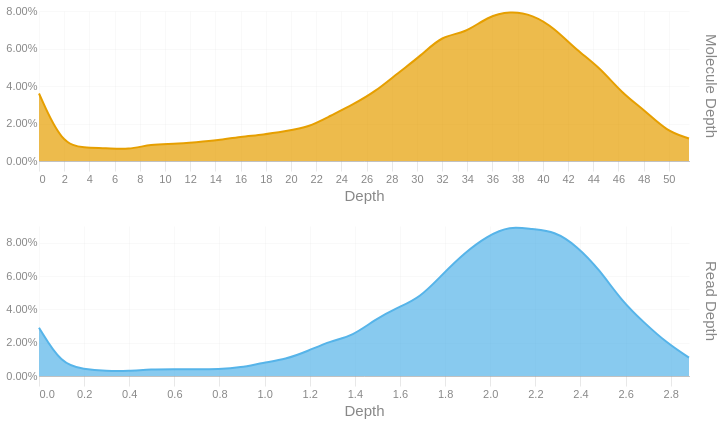

Here is the notebook cell this chart was saved with:
### Code cell
readdep = depth_hist(tb['Read Depth'], q99, 3)
readdep = readdep.with_columns(pl.lit('Read Depth').alias('Metric'))
if not SKIPLR:
    moldep = depth_hist(tb['Molecule Depth'], mol_q99, 1)
    moldep = moldep.with_columns(pl.lit('Molecule Depth').alias('Metric'))
    _hist = pl.concat([readdep, moldep])
    _hist = _hist.filter(pl.col('Proportion') != 0)
    with SafeRender(_hist):
        (
            alt.Chart(_hist)        
            .mark_area(interpolate = "basis")
            .encode(
                x=alt.X('Bin:Q').scale(domainMin=0).axis(alt.Axis(title='Depth')),
                y = alt.Y('Proportion:Q', title = None).axis(format = '.2%'),
                color = alt.Color('Metric:N').legend(None),
                row = alt.Row("Metric:N").header(title = None, labelOrient = 'right'),
                tooltip = [
                    alt.Tooltip("Metric:N", title = "Metric"),
                    alt.Tooltip('Interval:N', title = "Depth Interval"),
                    alt.Tooltip('Proportion:Q', title = "% Alignments").format('.2%')
                ]
            )
            .resolve_scale(x='independent', y='independent')
            .properties(
                height = 150, width = 650,
                usermeta={'embedOptions': {'downloadFileName': f'{samplename}.depth.hist'}}
            )
        ).display()
else:
    readdep = readdep.filter(pl.col('Proportion') != 0)
    with SafeRender(readdep):
        (
            alt.Chart(readdep)        
            .mark_area(interpolate = "basis")
            .encode(
                x=alt.X('Bin:Q').scale(domainMin=0).axis(alt.Axis(title='Depth')),
                y = alt.Y('Proportion:Q', title = None).axis(format = '.2%'),
                tooltip = [
                    alt.Tooltip('Interval:N', title = "Depth Interval"),
                    alt.Tooltip('Proportion:Q', title = "% Alignments").format('.2%')
                ]
            )
            .properties(
                usermeta={'embedOptions': {'downloadFileName': f'{samplename}.depth.hist'}}
            )
        ).display()

### Figure 1 — Vega-Lite specification as saved in the notebook (floating-point values rounded to 4 significant figures)
{"width": 650, "height": 150, "config": {"title": {"anchor": "start", "dy": -15, "fontSize": 18, "color": "#888888", "subtitleColor": "#888888", "subtitleFontSize": 14}, "arc": {"fill": "#0072B2"}, "axis": {"domainColor": "#888888", "domainWidth": 0.5, "gridWidth": 0.2, "grid": false, "titleFontWeight": 400, "titleFontSize": 15, "labelFontSize": 11, "labelColor": "#888888", "tickColor": "#888888", "tickWidth": 0.2, "titleColor": "#888888"}, "axisBand": {"grid": false}, "axisX": {"grid": true, "tickSize": 10, "domainCap": "round"}, "axisY": {"domain": false, "grid": true, "tickSize": 0, "domainCap": "round"}, "background": "transparent", "header": {"labelFontSize": 15, "labelColor": "#888888", "titleFontSize": 15, "titleFontWeight": 600, "titleColor": "#888888"}, "legend": {"labelFont": "sans-serif", "labelFontSize": 12, "labelColor": "#888888", "symbolSize": 100, "symbolType": "circle", "titleFontSize": 12, "titlePadding": 10, "titleColor": "#888888", "title": null}, "range": {"category": ["#E69F00", "#56B4E9", "#009E73", "#F0E442", "#0072B2", "#D55E00", "#CC79A7", "#000000"], "diverging": ["#cfe8f3", "#a2d4ec", "#73bfe2", "#46abdb", "#1696d2", "#12719e"]}, "area": {"fill": "#0072B2", "fillOpacity": 0.7, "line": true, "strokeOpacity": 0.7}, "line": {"color": "#0072B2", "stroke": "#0072B2", "strokeWidth": 2}, "trail": {"color": "#0072B2", "stroke": "#0072B2", "strokeWidth": 0, "size": 1}, "point": {"filled": true, "fillOpacity": 1.0, "size": 95}, "text": {"color": "#888888", "fontSize": 11, "align": "right", "fontWeight": 400, "size": 11}, "bar": {"fill": "#0072B2", "stroke": null}, "view": {"stroke": null, "continuousWidth": 660, "continuousHeight": 400}}, "data": {"name": "data-2a158d23d92f8c12ee6e212f5e0564bf"}, "mark": {"type": "area", "interpolate": "basis"}, "encoding": {"color": {"field": "Metric", "legend": null, "type": "nominal"}, "row": {"field": "Metric", "header": {"title": null, "labelOrient": "right"}, "type": "nominal"}, "tooltip": [{"field": "Metric", "title": "Metric", "type": "nominal"}, {"field": "Interval", "title": "Depth Interval", "type": "nominal"}, {"field": "Proportion", "format": ".2%", "title": "% Alignments", "type": "quantitative"}], "x": {"axis": {"title": "Depth"}, "field": "Bin", "scale": {"domainMin": 0}, "type": "quantitative"}, "y": {"axis": {"format": ".2%"}, "field": "Proportion", "title": null, "type": "quantitative"}}, "resolve": {"scale": {"x": "independent", "y": "independent"}}, "usermeta": {"embedOptions": {"downloadFileName": "S3_Annapolis_291.depth.hist"}}, "$schema": "https://vega.github.io/schema/vega-lite/v6.1.0.json", "datasets": {"data-2a158d23d92f8c12ee6e212f5e0564bf": [{"Bin": 0.0, "Interval": "0.0-0.099", "Proportion": 0.029, "Metric": "Read Depth"}, {"Bin": 0.099, "Interval": "0.099-0.199", "Proportion": 0.007, "Metric": "Read Depth"}, {"Bin": 0.199, "Interval": "0.199-0.298", "Proportion": 0.004, "Metric": "Read Depth"}, {"Bin": 0.298, "Interval": "0.298-0.397", "Proportion": 0.003, "Metric": "Read Depth"}, {"Bin": 0.397, "Interval": "0.397-0.497", "Proportion": 0.003, "Metric": "Read Depth"}, {"Bin": 0.497, "Interval": "0.497-0.596", "Proportion": 0.004, "Metric": "Read Depth"}, {"Bin": 0.596, "Interval": "0.596-0.695", "Proportion": 0.004, "Metric": "Read Depth"}, {"Bin": 0.695, "Interval": "0.695-0.795", "Proportion": 0.004, "Metric": "Read Depth"}, {"Bin": 0.795, "Interval": "0.795-0.894", "Proportion": 0.004, "Metric": "Read Depth"}, {"Bin": 0.894, "Interval": "0.894-0.993", "Proportion": 0.005, "Metric": "Read Depth"}, {"Bin": 0.993, "Interval": "0.993-1.093", "Proportion": 0.008, "Metric": "Read Depth"}, {"Bin": 1.093, "Interval": "1.093-1.192", "Proportion": 0.01, "Metric": "Read Depth"}, {"Bin": 1.192, "Interval": "1.192-1.291", "Proportion": 0.015, "Metric": "Read Depth"}, {"Bin": 1.291, "Interval": "1.291-1.391", "Proportion": 0.021, "Metric": "Read Depth"}, {"Bin": 1.391, "Interval": "1.391-1.49", "Proportion": 0.024, "Metric": "Read Depth"}, {"Bin": 1.49, "Interval": "1.49-1.589", "Proportion": 0.034, "Metric": "Read Depth"}, {"Bin": 1.589, "Interval": "1.589-1.689", "Proportion": 0.041, "Metric": "Read Depth"}, {"Bin": 1.689, "Interval": "1.689-1.788", "Proportion": 0.047, "Metric": "Read Depth"}, {"Bin": 1.788, "Interval": "1.788-1.887", "Proportion": 0.061, "Metric": "Read Depth"}, {"Bin": 1.887, "Interval": "1.887-1.987", "Proportion": 0.074, "Metric": "Read Depth"}, {"Bin": 1.987, "Interval": "1.987-2.086", "Proportion": 0.084, "Metric": "Read Depth"}, {"Bin": 2.086, "Interval": "2.086-2.185", "Proportion": 0.09, "Metric": "Read Depth"}, {"Bin": 2.185, "Interval": "2.185-2.285", "Proportion": 0.088, "Metric": "Read Depth"}, {"Bin": 2.285, "Interval": "2.285-2.384", "Proportion": 0.087, "Metric": "Read Depth"}, {"Bin": 2.384, "Interval": "2.384-2.483", "Proportion": 0.078, "Metric": "Read Depth"}, {"Bin": 2.483, "Interval": "2.483-2.583", "Proportion": 0.064, "Metric": "Read Depth"}, {"Bin": 2.583, "Interval": "2.583-2.682", "Proportion": 0.045, "Metric": "Read Depth"}, {"Bin": 2.682, "Interval": "2.682-2.781", "Proportion": 0.032, "Metric": "Read Depth"}, {"Bin": 2.781, "Interval": "2.781-2.881", "Proportion": 0.02, "Metric": "Read Depth"}, {"Bin": 2.881, "Interval": "2.881-2.98", "Proportion": 0.011, "Metric": "Read Depth"}, {"Bin": 0.0, "Interval": "0.0-1.8", "Proportion": 0.036, "Metric": "Molecule Depth"}, {"Bin": 1.8, "Interval": "1.8-3.6", "Proportion": 0.009, "Metric": "Molecule Depth"}, {"Bin": 3.6, "Interval": "3.6-5.3", "Proportion": 0.007, "Metric": "Molecule Depth"}, {"Bin": 5.3, "Interval": "5.3-7.1", "Proportion": 0.007, "Metric": "Molecule Depth"}, {"Bin": 7.1, "Interval": "7.1-8.9", "Proportion": 0.006, "Metric": "Molecule Depth"}, {"Bin": 8.9, "Interval": "8.9-10.7", "Proportion": 0.009, "Metric": "Molecule Depth"}, {"Bin": 10.7, "Interval": "10.7-12.5", "Proportion": 0.009, "Metric": "Molecule Depth"}, {"Bin": 12.5, "Interval": "12.5-14.2", "Proportion": 0.01, "Metric": "Molecule Depth"}, {"Bin": 14.2, "Interval": "14.2-16.0", "Proportion": 0.011, "Metric": "Molecule Depth"}, {"Bin": 16.0, "Interval": "16.0-17.8", "Proportion": 0.013, "Metric": "Molecule Depth"}, {"Bin": 17.8, "Interval": "17.8-19.6", "Proportion": 0.014, "Metric": "Molecule Depth"}, {"Bin": 19.6, "Interval": "19.6-21.4", "Proportion": 0.016, "Metric": "Molecule Depth"}, {"Bin": 21.4, "Interval": "21.4-23.1", "Proportion": 0.018, "Metric": "Molecule Depth"}, {"Bin": 23.1, "Interval": "23.1-24.9", "Proportion": 0.024, "Metric": "Molecule Depth"}, {"Bin": 24.9, "Interval": "24.9-26.7", "Proportion": 0.03, "Metric": "Molecule Depth"}, {"Bin": 26.7, "Interval": "26.7-28.5", "Proportion": 0.037, "Metric": "Molecule Depth"}, {"Bin": 28.5, "Interval": "28.5-30.3", "Proportion": 0.047, "Metric": "Molecule Depth"}, {"Bin": 30.3, "Interval": "30.3-32.0", "Proportion": 0.056, "Metric": "Molecule Depth"}, {"Bin": 32.0, "Interval": "32.0-33.8", "Proportion": 0.067, "Metric": "Molecule Depth"}, {"Bin": 33.8, "Interval": "33.8-35.6", "Proportion": 0.068, "Metric": "Molecule Depth"}, {"Bin": 35.6, "Interval": "35.6-37.4", "Proportion": 0.077, "Metric": "Molecule Depth"}, {"Bin": 37.4, "Interval": "37.4-39.2", "Proportion": 0.08, "Metric": "Molecule Depth"}, {"Bin": 39.2, "Interval": "39.2-40.9", "Proportion": 0.078, "Metric": "Molecule Depth"}, {"Bin": 40.9, "Interval": "40.9-42.7", "Proportion": 0.071, "Metric": "Molecule Depth"}, {"Bin": 42.7, "Interval": "42.7-44.5", "Proportion": 0.059, "Metric": "Molecule Depth"}, {"Bin": 44.5, "Interval": "44.5-46.3", "Proportion": 0.05, "Metric": "Molecule Depth"}, {"Bin": 46.3, "Interval": "46.3-48.1", "Proportion": 0.036, "Metric": "Molecule Depth"}, {"Bin": 48.1, "Interval": "48.1-49.8", "Proportion": 0.027, "Metric": "Molecule Depth"}, {"Bin": 49.8, "Interval": "49.8-51.6", "Proportion": 0.016, "Metric": "Molecule Depth"}, {"Bin": 51.6, "Interval": "51.6-53.41", "Proportion": 0.012, "Metric": "Molecule Depth"}]}}
